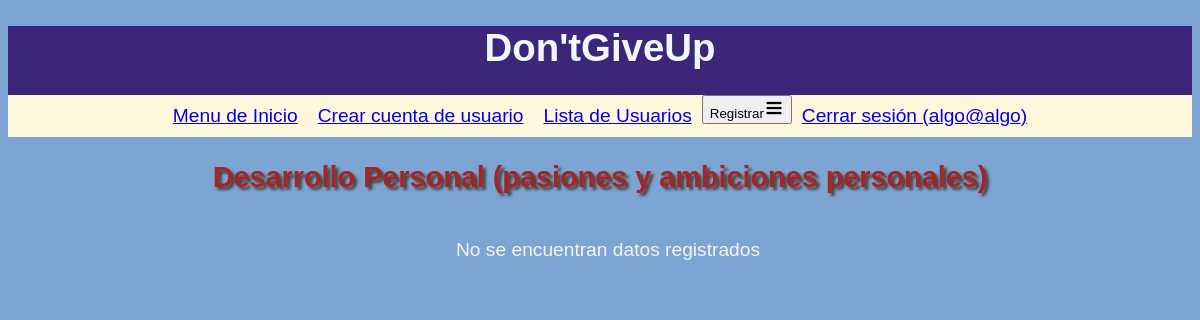
/desarrollo.php (signed in), run on an earlier commit of the app's database.
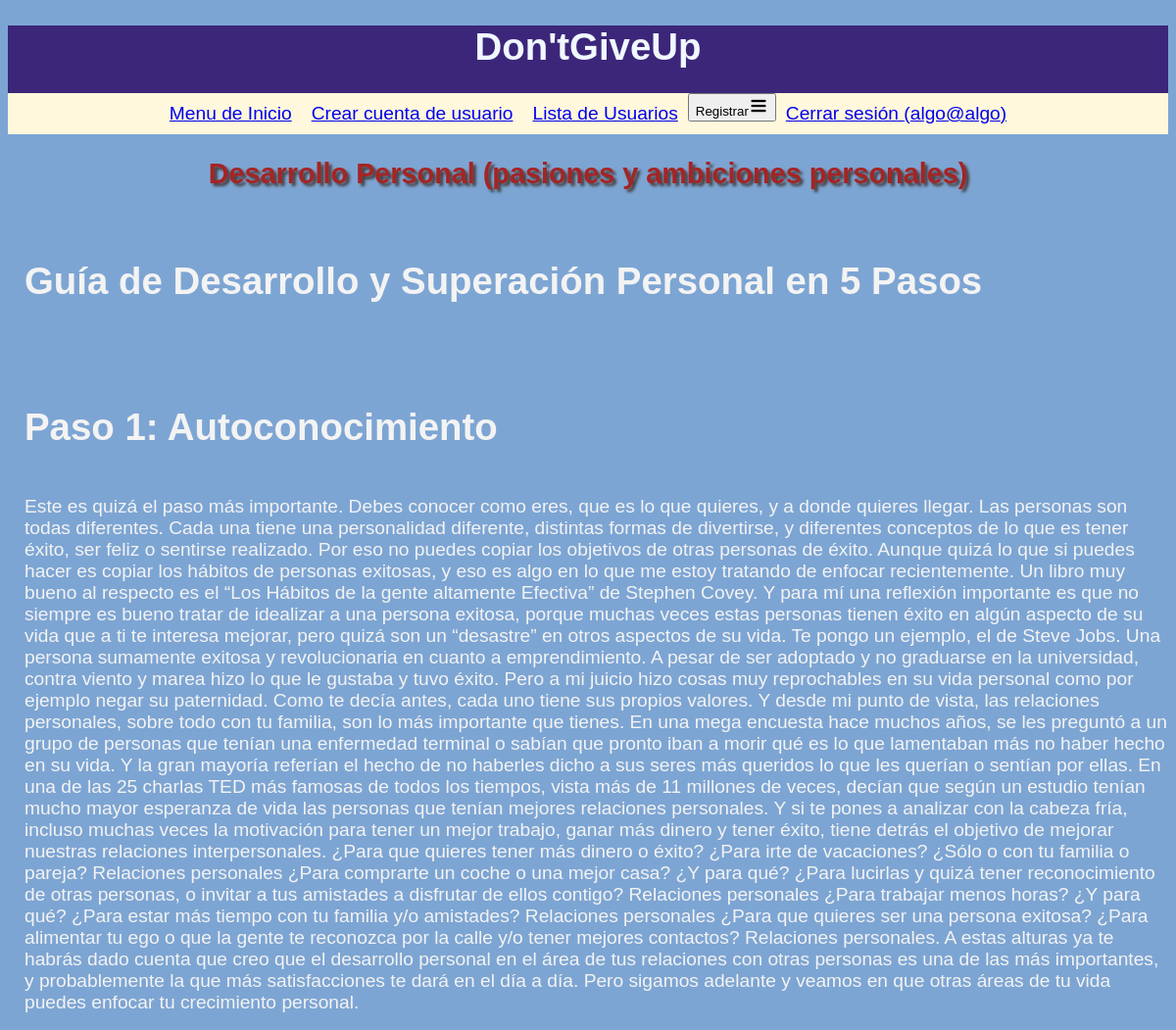
And on a later commit of the database.
### tables this page shows
CREATE TABLE `desarrollo` (
  `id` int(11) NOT NULL,
  `titulo` varchar(500) NOT NULL,
  `contenido` text NOT NULL
);

### desarrollo.php (the view, shortened to what this page needs)
<?php
include 'config.php';
$db = new PDO("mysql:host=$direccion;dbname=$bd;charset=utf8mb4", $usuario, $pass);
$stmt=$db ->query("SELECT * FROM desarrollo");
$guia =$stmt->fetchAll();
?>
<!DOCTYPE html>
<html lang="en">
<head>
    <link rel="stylesheet" href="style.css">
</head>
<body>
    <?php include 'cabecera.php' ?>
    <h2>Desarrollo Personal (pasiones y ambiciones personales)</h2>
    <div id="tabla">
        <table>
            <tr>
                <th></th>
            </tr>
        <?php if(count($guia) == 0) { ?>
            <tr>
                <td colspan="5"
                style="text-align:center;">No se encuentran datos registrados</td>
            </tr>
        <?php } ?>
        <?php foreach($guia as $g) { ?>
        <tr>
            <td><h1><?php echo $g["titulo"] ?></h1><br>
                <?php echo $g["contenido"] ?></td>
            </tr>
        <?php } ?>
        </table>
    </div>
</body>
</html>

What changed in the data, as far as the page shows it:
added desarrollo: titulo "Guía de Desarrollo y Superación Personal en 5 Pasos"
added desarrollo: titulo "Paso 1: Autoconocimiento", contenido "Este es quizá el paso más importante. Debes conocer como eres, que es lo que quieres, y a donde quieres llegar. Las personas son todas diferentes. Cada una tiene una personalidad diferente, distintas formas de divertirse, y diferentes conceptos de lo que es tener éxito, ser feliz o sentirse realizado. Por eso no puedes copiar los objetivos de otras personas de éxito. Aunque quizá lo que si puedes hacer es copiar los hábitos de personas exitosas, y eso es algo en lo que me estoy tratando de enfocar recientemente. Un libro muy bueno al respecto es el “Los Hábitos de la gente altamente Efectiva” de Stephen Covey. Y para mí una reflexión importante es que no siempre es bueno tratar de idealizar…"
Also different on the page:
text no longer shown: "No se encuentran datos registrados"
